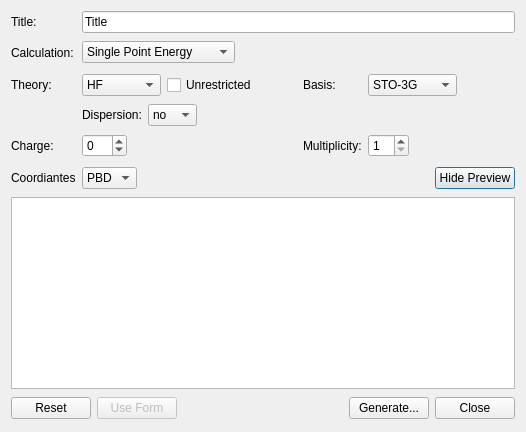
<?xml version="1.0" encoding="UTF-8"?>
<ui version="4.0">
 <class>TeraChemInputDialog</class>
 <widget class="QDialog" name="TeraChemInputDialog">
  <property name="geometry">
   <rect>
    <x>0</x>
    <y>0</y>
    <width>621</width>
    <height>471</height>
   </rect>
  </property>
  <property name="sizePolicy">
   <sizepolicy hsizetype="Fixed" vsizetype="Fixed">
    <horstretch>0</horstretch>
    <verstretch>0</verstretch>
   </sizepolicy>
  </property>
  <property name="windowTitle">
   <string>TeraChem Input</string>
  </property>
  <layout class="QVBoxLayout" name="verticalLayout">
   <property name="sizeConstraint">
    <enum>QLayout::SetFixedSize</enum>
   </property>
   <item>
    <layout class="QGridLayout" name="gridLayout">
     <item row="0" column="0">
      <widget class="QLabel" name="label_7">
       <property name="text">
        <string>Title:</string>
       </property>
       <property name="buddy">
        <cstring>titleLine</cstring>
       </property>
      </widget>
     </item>
     <item row="0" column="1" colspan="3">
      <widget class="QLineEdit" name="titleLine">
       <property name="text">
        <string>Title</string>
       </property>
      </widget>
     </item>
     <item row="1" column="0">
      <widget class="QLabel" name="label">
       <property name="text">
        <string>Calculation:</string>
       </property>
       <property name="buddy">
        <cstring>calculationCombo</cstring>
       </property>
      </widget>
     </item>
     <item row="1" column="1">
      <layout class="QHBoxLayout" name="horizontalLayout">
       <item>
        <widget class="QComboBox" name="calculationCombo">
         <property name="currentIndex">
          <number>0</number>
         </property>
         <item>
          <property name="text">
           <string>Single Point Energy</string>
          </property>
         </item>
         <item>
          <property name="text">
           <string>Gradient</string>
          </property>
         </item>
         <item>
          <property name="text">
           <string>Geometry Optimization</string>
          </property>
         </item>
        </widget>
       </item>
       <item>
        <spacer name="horizontalSpacer_2">
         <property name="orientation">
          <enum>Qt::Horizontal</enum>
         </property>
         <property name="sizeHint" stdset="0">
          <size>
           <width>18</width>
           <height>27</height>
          </size>
         </property>
        </spacer>
       </item>
      </layout>
     </item>
     <item row="2" column="0">
      <widget class="QLabel" name="label_2">
       <property name="text">
        <string>Theory:</string>
       </property>
       <property name="buddy">
        <cstring>theoryCombo</cstring>
       </property>
      </widget>
     </item>
     <item row="2" column="1">
      <layout class="QHBoxLayout" name="horizontalLayout_2">
       <item>
        <widget class="QComboBox" name="theoryCombo">
         <property name="editable">
          <bool>false</bool>
         </property>
         <property name="currentIndex">
          <number>0</number>
         </property>
         <item>
          <property name="text">
           <string>HF</string>
          </property>
         </item>
         <item>
          <property name="text">
           <string>BLYP</string>
          </property>
         </item>
         <item>
          <property name="text">
           <string>B3LYP</string>
          </property>
         </item>
         <item>
          <property name="text">
           <string>B3LYP1</string>
          </property>
         </item>
         <item>
          <property name="text">
           <string>B3LYP5</string>
          </property>
         </item>
         <item>
          <property name="text">
           <string>PBE</string>
          </property>
         </item>
         <item>
          <property name="text">
           <string>REVPBE</string>
          </property>
         </item>
        </widget>
       </item>
       <item>
        <widget class="QCheckBox" name="checkUnrestricted">
         <property name="text">
          <string>Unrestricted</string>
         </property>
        </widget>
       </item>
       <item>
        <spacer name="horizontalSpacer_3">
         <property name="orientation">
          <enum>Qt::Horizontal</enum>
         </property>
         <property name="sizeHint" stdset="0">
          <size>
           <width>40</width>
           <height>20</height>
          </size>
         </property>
        </spacer>
       </item>
      </layout>
     </item>
     <item row="4" column="0">
      <widget class="QLabel" name="label_3">
       <property name="text">
        <string>Charge:</string>
       </property>
       <property name="buddy">
        <cstring>chargeSpin</cstring>
       </property>
      </widget>
     </item>
     <item row="4" column="1">
      <layout class="QHBoxLayout" name="horizontalLayout_4">
       <item>
        <widget class="QSpinBox" name="chargeSpin">
         <property name="minimum">
          <number>-99</number>
         </property>
         <property name="value">
          <number>0</number>
         </property>
        </widget>
       </item>
       <item>
        <spacer name="horizontalSpacer_4">
         <property name="orientation">
          <enum>Qt::Horizontal</enum>
         </property>
         <property name="sizeHint" stdset="0">
          <size>
           <width>58</width>
           <height>27</height>
          </size>
         </property>
        </spacer>
       </item>
      </layout>
     </item>
     <item row="5" column="0">
      <widget class="QLabel" name="label_10">
       <property name="text">
        <string>Coordiantes</string>
       </property>
      </widget>
     </item>
     <item row="5" column="1">
      <layout class="QHBoxLayout" name="horizontalLayout_9">
       <item>
        <widget class="QComboBox" name="comboCoord">
         <item>
          <property name="text">
           <string>PBD</string>
          </property>
         </item>
         <item>
          <property name="text">
           <string>XYZ</string>
          </property>
         </item>
        </widget>
       </item>
       <item>
        <spacer name="horizontalSpacer_7">
         <property name="orientation">
          <enum>Qt::Horizontal</enum>
         </property>
         <property name="sizeHint" stdset="0">
          <size>
           <width>40</width>
           <height>20</height>
          </size>
         </property>
        </spacer>
       </item>
      </layout>
     </item>
     <item row="4" column="2">
      <widget class="QLabel" name="label_6">
       <property name="text">
        <string>Multiplicity:</string>
       </property>
       <property name="buddy">
        <cstring>multiplicitySpin</cstring>
       </property>
      </widget>
     </item>
     <item row="2" column="2">
      <widget class="QLabel" name="label_5">
       <property name="text">
        <string>Basis:</string>
       </property>
       <property name="buddy">
        <cstring>basisCombo</cstring>
       </property>
      </widget>
     </item>
     <item row="2" column="3">
      <layout class="QHBoxLayout" name="horizontalLayout_6">
       <item>
        <widget class="QComboBox" name="basisCombo">
         <property name="accessibleDescription">
          <string notr="true"/>
         </property>
         <property name="currentIndex">
          <number>0</number>
         </property>
         <item>
          <property name="text">
           <string>STO-3G</string>
          </property>
         </item>
         <item>
          <property name="text">
           <string>3-21G</string>
          </property>
         </item>
         <item>
          <property name="text">
           <string>6-31G(d)</string>
          </property>
         </item>
         <item>
          <property name="text">
           <string>6-31G(d,p)</string>
          </property>
         </item>
         <item>
          <property name="text">
           <string>6-31+G(d)</string>
          </property>
         </item>
         <item>
          <property name="text">
           <string>6-311G(d)</string>
          </property>
         </item>
         <item>
          <property name="text">
           <string>cc-pVDZ</string>
          </property>
         </item>
        </widget>
       </item>
       <item>
        <spacer name="horizontalSpacer_6">
         <property name="orientation">
          <enum>Qt::Horizontal</enum>
         </property>
         <property name="sizeHint" stdset="0">
          <size>
           <width>58</width>
           <height>26</height>
          </size>
         </property>
        </spacer>
       </item>
      </layout>
     </item>
     <item row="5" column="3">
      <layout class="QHBoxLayout" name="horizontalLayout_10">
       <item>
        <spacer name="horizontalSpacer_8">
         <property name="orientation">
          <enum>Qt::Horizontal</enum>
         </property>
         <property name="sizeHint" stdset="0">
          <size>
           <width>18</width>
           <height>26</height>
          </size>
         </property>
        </spacer>
       </item>
       <item>
        <widget class="QPushButton" name="moreButton">
         <property name="sizePolicy">
          <sizepolicy hsizetype="Fixed" vsizetype="Fixed">
           <horstretch>0</horstretch>
           <verstretch>0</verstretch>
          </sizepolicy>
         </property>
         <property name="text">
          <string>Hide Preview</string>
         </property>
        </widget>
       </item>
      </layout>
     </item>
     <item row="4" column="3">
      <layout class="QGridLayout" name="gridLayout_2">
       <item row="0" column="0">
        <widget class="QSpinBox" name="multiplicitySpin">
         <property name="minimum">
          <number>1</number>
         </property>
         <property name="value">
          <number>1</number>
         </property>
        </widget>
       </item>
       <item row="0" column="1">
        <spacer name="horizontalSpacer_5">
         <property name="orientation">
          <enum>Qt::Horizontal</enum>
         </property>
         <property name="sizeHint" stdset="0">
          <size>
           <width>40</width>
           <height>20</height>
          </size>
         </property>
        </spacer>
       </item>
      </layout>
     </item>
     <item row="3" column="1">
      <layout class="QGridLayout" name="gridLayout_5">
       <item row="1" column="1">
        <widget class="QComboBox" name="comboDisp">
         <item>
          <property name="text">
           <string>no</string>
          </property>
         </item>
         <item>
          <property name="text">
           <string>yes</string>
          </property>
         </item>
         <item>
          <property name="text">
           <string>D2</string>
          </property>
         </item>
         <item>
          <property name="text">
           <string>D3</string>
          </property>
         </item>
        </widget>
       </item>
       <item row="1" column="2">
        <spacer name="horizontalSpacer_9">
         <property name="orientation">
          <enum>Qt::Horizontal</enum>
         </property>
         <property name="sizeHint" stdset="0">
          <size>
           <width>40</width>
           <height>20</height>
          </size>
         </property>
        </spacer>
       </item>
       <item row="1" column="0">
        <widget class="QLabel" name="label_4">
         <property name="text">
          <string>Dispersion:</string>
         </property>
        </widget>
       </item>
      </layout>
     </item>
    </layout>
   </item>
   <item>
    <widget class="QTextEdit" name="previewText">
     <property name="enabled">
      <bool>true</bool>
     </property>
     <property name="font">
      <font>
       <family>Monospace</family>
       <stylestrategy>PreferAntialias</stylestrategy>
      </font>
     </property>
     <property name="readOnly">
      <bool>false</bool>
     </property>
     <property name="acceptRichText">
      <bool>false</bool>
     </property>
    </widget>
   </item>
   <item>
    <layout class="QHBoxLayout" name="horizontalLayout_3">
     <property name="sizeConstraint">
      <enum>QLayout::SetFixedSize</enum>
     </property>
     <item>
      <widget class="QPushButton" name="resetButton">
       <property name="text">
        <string>Reset</string>
       </property>
      </widget>
     </item>
     <item>
      <widget class="QPushButton" name="enableFormButton">
       <property name="enabled">
        <bool>false</bool>
       </property>
       <property name="text">
        <string>Use Form</string>
       </property>
      </widget>
     </item>
     <item>
      <spacer name="horizontalSpacer">
       <property name="orientation">
        <enum>Qt::Horizontal</enum>
       </property>
       <property name="sizeHint" stdset="0">
        <size>
         <width>48</width>
         <height>26</height>
        </size>
       </property>
      </spacer>
     </item>
     <item>
      <widget class="QPushButton" name="generateButton">
       <property name="text">
        <string>Generate...</string>
       </property>
      </widget>
     </item>
     <item>
      <widget class="QPushButton" name="closeButton">
       <property name="text">
        <string>Close</string>
       </property>
      </widget>
     </item>
    </layout>
   </item>
  </layout>
 </widget>
 <tabstops>
  <tabstop>titleLine</tabstop>
  <tabstop>calculationCombo</tabstop>
  <tabstop>theoryCombo</tabstop>
  <tabstop>basisCombo</tabstop>
  <tabstop>chargeSpin</tabstop>
  <tabstop>moreButton</tabstop>
  <tabstop>previewText</tabstop>
  <tabstop>generateButton</tabstop>
  <tabstop>closeButton</tabstop>
  <tabstop>resetButton</tabstop>
  <tabstop>enableFormButton</tabstop>
 </tabstops>
 <resources/>
 <connections>
  <connection>
   <sender>closeButton</sender>
   <signal>clicked()</signal>
   <receiver>TeraChemInputDialog</receiver>
   <slot>close()</slot>
   <hints>
    <hint type="sourcelabel">
     <x>451</x>
     <y>411</y>
    </hint>
    <hint type="destinationlabel">
     <x>258</x>
     <y>243</y>
    </hint>
   </hints>
  </connection>
 </connections>
</ui>
